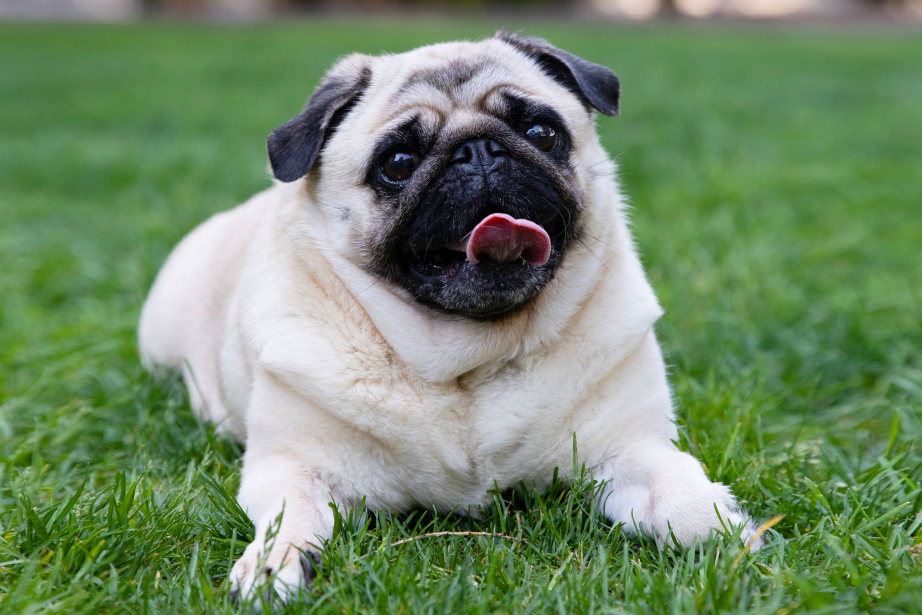
//> input picture cpp_opencv/photos/dog1.jpg, 2765 x 1843 px (shown at 1/3 size)
$ ./splitmerge   (built with g++ and OpenCV 4)
//> lines starting //> are read from the running program, lines starting //| are printed output that depends on the picture
#include <opencv2/opencv.hpp>
#include <vector>
#include <stdio.h>
#include <string>
#include <vector>

using namespace cv;

std::string photo = "../../photos/dog1.jpg";

int main(){
    Mat image = imread(photo);
//> image is the input picture: 1843 rows x 2765 cols, CV_8UC3; mean B, G, R 105.2, 138.7, 114.6
    resize(image, image, cv::Size(), 0.2, 0.2);
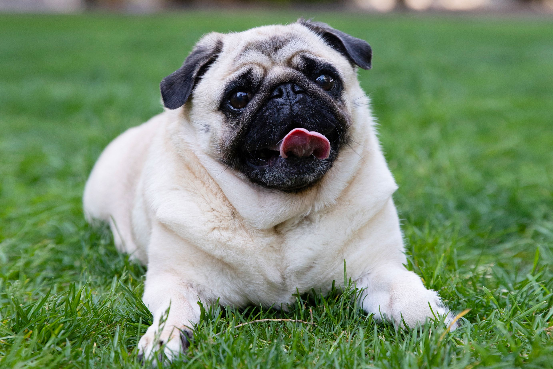
//> image: 369 rows x 553 cols, CV_8UC3; mean B, G, R 105.1, 138.7, 114.6
    imshow("dog", image);

    Mat blank = Mat::zeros(Size(image.cols, image.rows), CV_8UC1);

    Mat bgrchannel[3];
    split(image, bgrchannel);
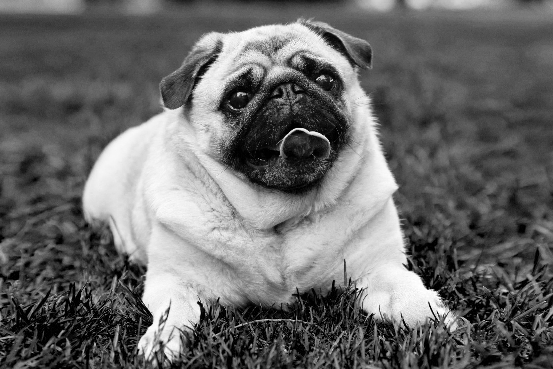
//> bgrchannel[0]: 369 rows x 553 cols, CV_8UC1; min 0, max 255, mean 105.1
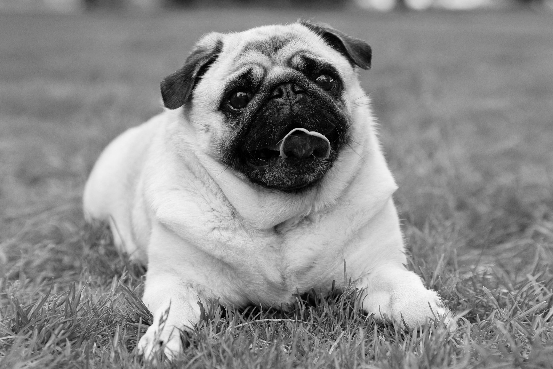
//> bgrchannel[1]: 369 rows x 553 cols, CV_8UC1; min 0, max 250, mean 138.7
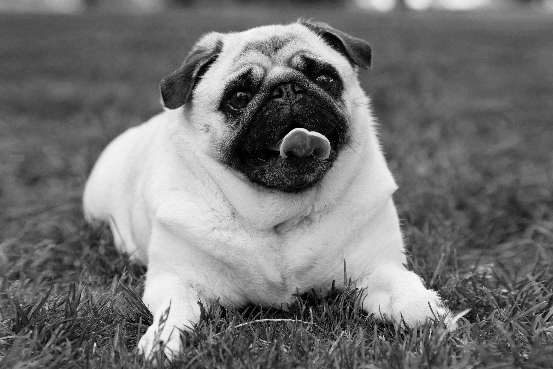
//> bgrchannel[2]: 369 rows x 553 cols, CV_8UC1; min 0, max 248, mean 114.6
    imshow("b", bgrchannel[0]);
    imshow("g", bgrchannel[1]);
    imshow("r", bgrchannel[2]);

    std::vector<Mat> input_merge = {bgrchannel[0], bgrchannel[1], bgrchannel[2]};
    Mat merged;
    merge(input_merge, merged);
    imshow("merged", merged);

    std::vector<Mat> bl = {bgrchannel[0], blank, blank};
//> bl[1]: 369 rows x 553 cols, CV_8UC1; every value is 0
    std::vector<Mat> gr = {blank, bgrchannel[1], blank};
    std::vector<Mat> re = {blank, blank, bgrchannel[2]};

    Mat blue, green, red;
    merge(bl, blue);
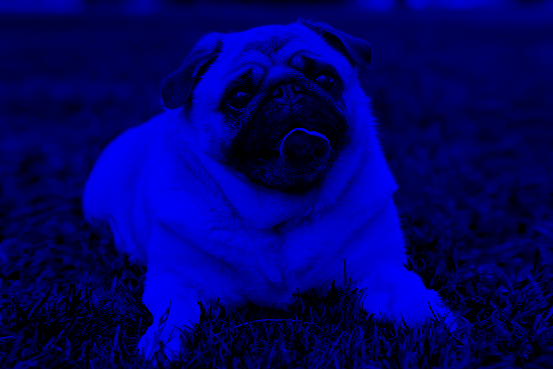
//> blue: 369 rows x 553 cols, CV_8UC3; mean B, G, R 105.1, 0, 0
    merge(gr, green);
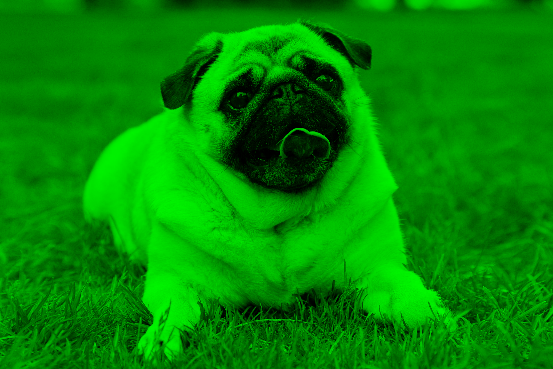
//> green: 369 rows x 553 cols, CV_8UC3; mean B, G, R 0, 138.7, 0
    merge(re, red);
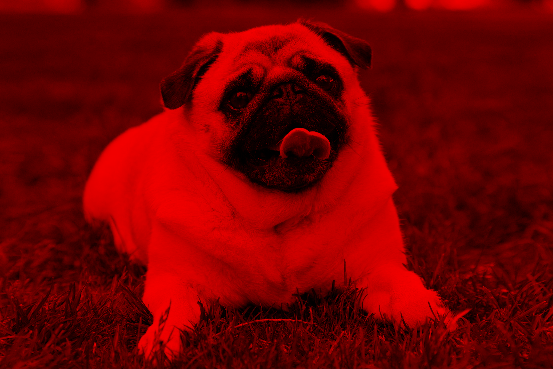
//> red: 369 rows x 553 cols, CV_8UC3; mean B, G, R 0, 0, 114.6

    imshow("blue", blue);
    imshow("green", green);
    imshow("red", red);


    waitKey(0);
    return 0;
}

$ run again, with cpp_opencv/photos/dog2.jpg copied over cpp_opencv/photos/dog1.jpg
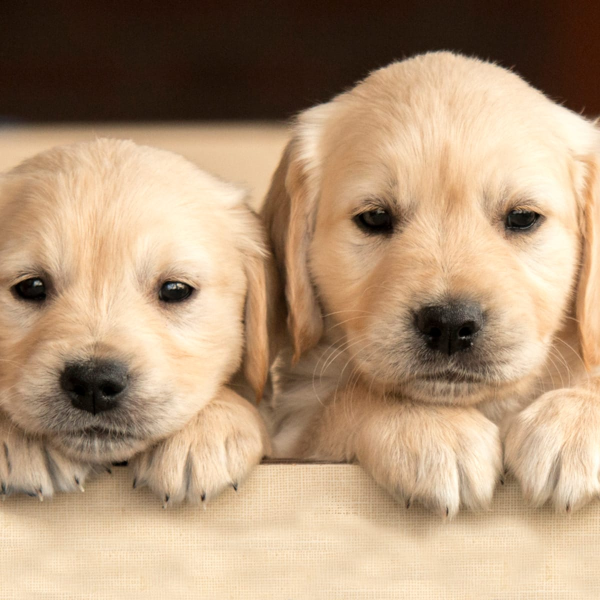
//> input picture cpp_opencv/photos/dog2.jpg, 1200 x 1200 px (shown at 1/2 size)
//> image is the input picture: 1200 rows x 1200 cols, CV_8UC3; mean B, G, R 120.1, 149.1, 177.1
//> image: 240 rows x 240 cols, CV_8UC3
//> `merge(gr, green);`:
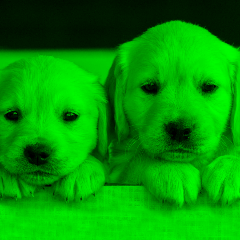
//> green: 240 rows x 240 cols, CV_8UC3; mean B, G, R 0, 149.1, 0
//> `merge(re, red);`:
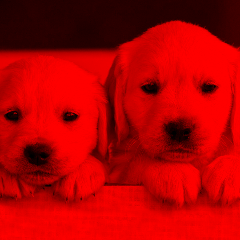
//> red: 240 rows x 240 cols, CV_8UC3; mean B, G, R 0, 0, 177.1

$ run again, with cpp_opencv/photos/dog3.jpg copied over cpp_opencv/photos/dog1.jpg
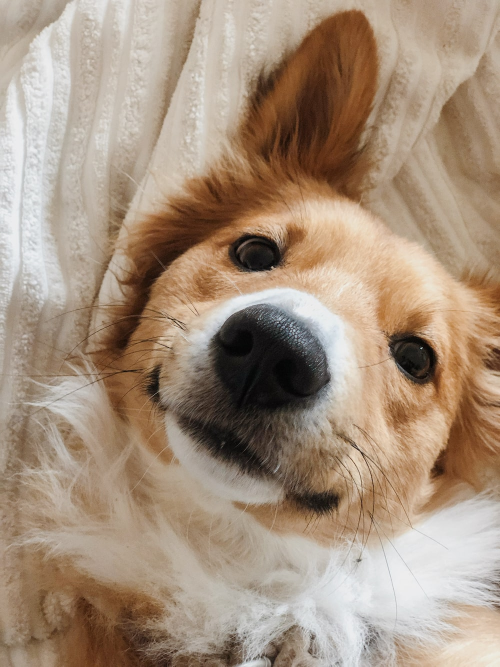
//> input picture cpp_opencv/photos/dog3.jpg, 1000 x 1333 px (shown at 1/2 size)
//> image is the input picture: 1333 rows x 1000 cols, CV_8UC3; mean B, G, R 125.4, 144.8, 165.5
//> image: 267 rows x 200 cols, CV_8UC3
//> `merge(gr, green);`:
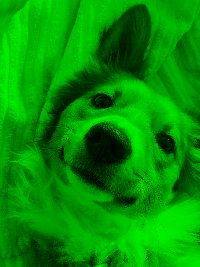
//> green: 267 rows x 200 cols, CV_8UC3; mean B, G, R 0, 144.8, 0
//> `merge(re, red);`:
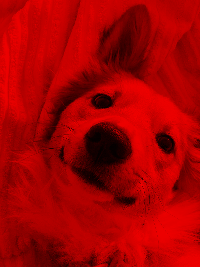
//> red: 267 rows x 200 cols, CV_8UC3; mean B, G, R 0, 0, 165.5
